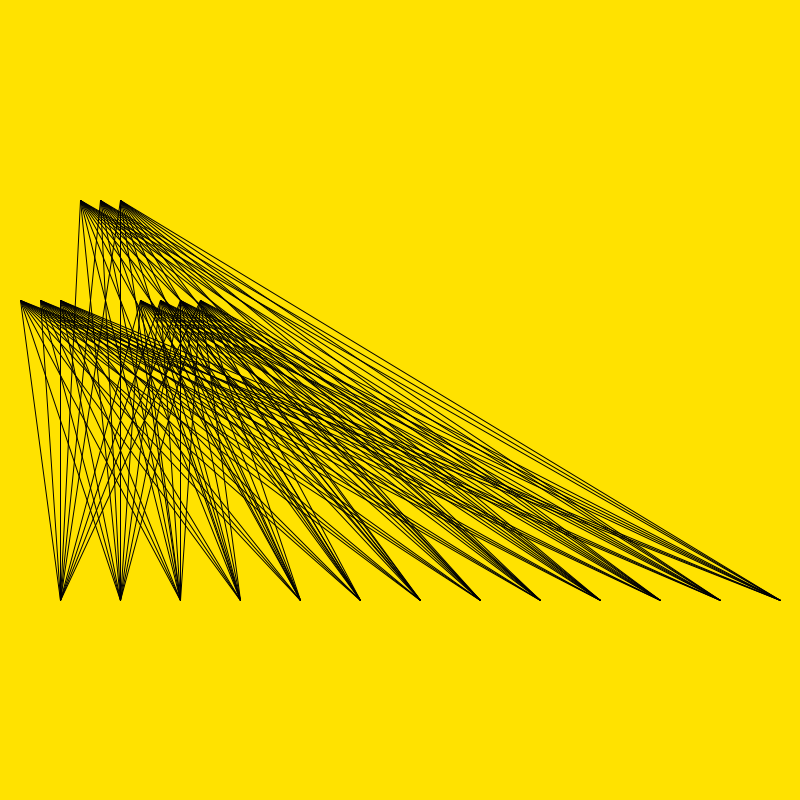
Frame 1 (no input)
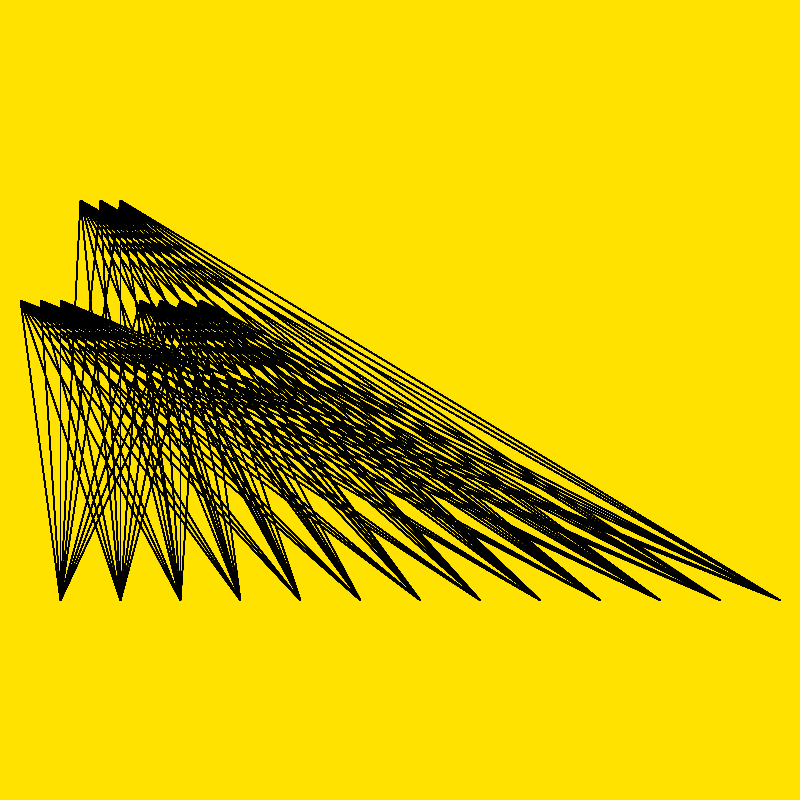
Frame 60 (the mouse pressed at the canvas centre just before this capture)
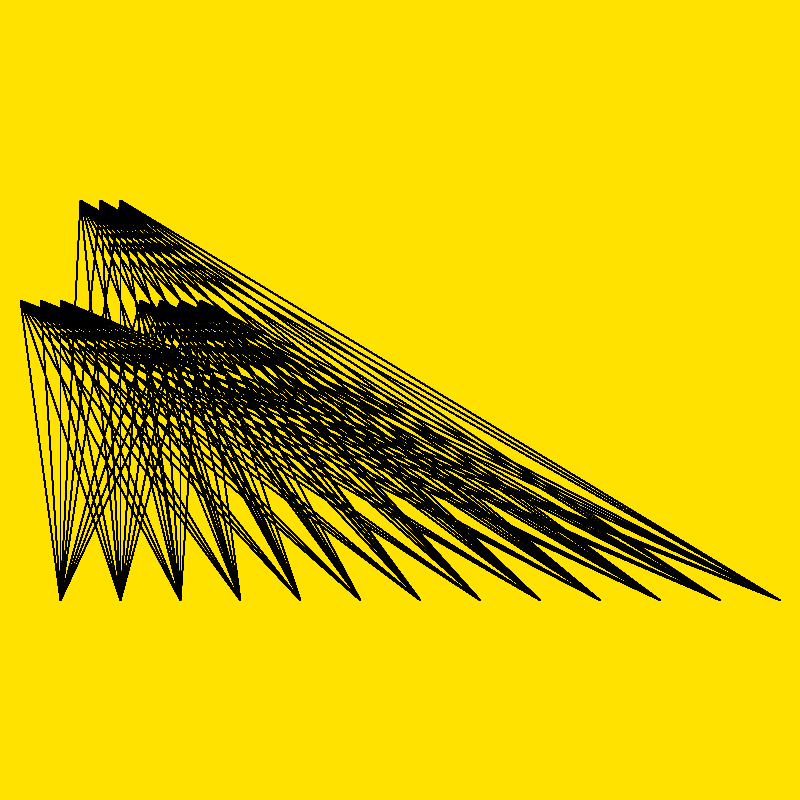
Frame 120 (the mouse held since frame 60 and released just before this capture)

The Processing sketch that drew these frames (run headless with seeded random() and noise(); from frame 60 on, the mouse is pressed at the canvas centre):

// Processing sketch: processing_16055
// ── processing_16055.pde

void setup() {
  size(800, 800);  
  background(255,226,0);  
}
void draw (){
  for (int x=60; x<=width; x= x+60){
  line (20, 300, x, 600);
   line (40, 300, x, 600);
    line (60, 300, x, 600);
    line (80, 200, x, 600);
    line (100, 200, x, 600);
    line (120, 200, x, 600);
    line (140, 300, x, 600);
    line (160, 300, x, 600);
    line (180, 300, x, 600);
    line (200, 300, x, 600);
  }
}
